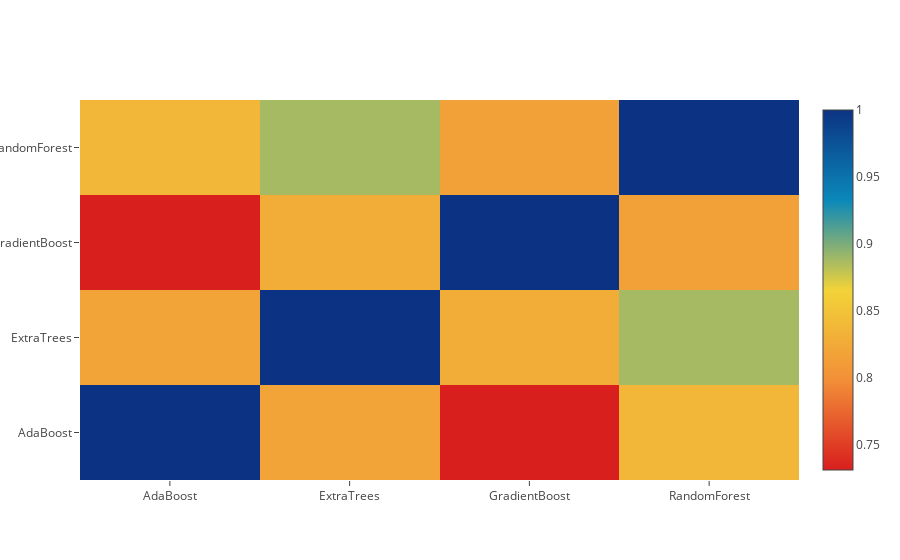

The cell this chart's notebook holds for it:
### Markdown cell above
## Correlation Heatmap of the Second-Level Traing set

### Code cell
data = [
    go.Heatmap(
        z= base_predictions_train.astype(float).corr().values ,
        x=base_predictions_train.columns.values,
        y= base_predictions_train.columns.values,
        colorscale='Portland',
        showscale=True,
        reversescale = True)
]
py.iplot(data, filename='labelled-heatmap')

### Figure 1 — Plotly figure (JSON) as saved in the notebook; plotly's stock layout.template omitted (floating-point values rounded to 4 significant figures)
{"data": [{"colorscale": "Portland", "reversescale": true, "showscale": true, "type": "heatmap", "x": ["AdaBoost", "ExtraTrees", "GradientBoost", "RandomForest"], "y": ["AdaBoost", "ExtraTrees", "GradientBoost", "RandomForest"], "z": [[1, 0.8187, 0.7309, 0.837], [0.8187, 1, 0.8279, 0.8875], [0.7309, 0.8279, 1, 0.8147], [0.837, 0.8875, 0.8147, 1]]}], "layout": {}}
